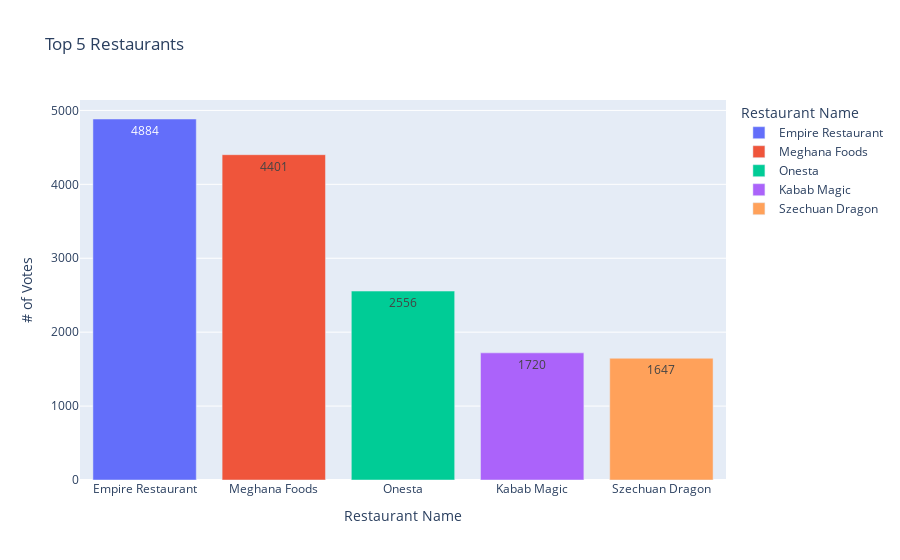

Notebook code cell kept with this figure:
### Code cell
fig = px.bar(top_5, x='name', y='votes', color = 'name', title = "Top 5 Restaurants", text_auto = True,
             labels = {"name": "Restaurant Name", "votes": "# of Votes"})
fig.show()

### Figure 1 — Plotly figure (JSON) as saved in the notebook; plotly's stock layout.template omitted (floating-point values rounded to 4 significant figures)
{"data": [{"alignmentgroup": "True", "hovertemplate": "Restaurant Name=%{x}<br># of Votes=%{y}<extra></extra>", "legendgroup": "Empire Restaurant", "marker": {"color": "#636efa", "pattern": {"shape": ""}}, "name": "Empire Restaurant", "offsetgroup": "Empire Restaurant", "orientation": "v", "showlegend": true, "textposition": "auto", "texttemplate": "%{y}", "type": "bar", "x": ["Empire Restaurant"], "xaxis": "x", "y": [4884], "yaxis": "y"}, {"alignmentgroup": "True", "hovertemplate": "Restaurant Name=%{x}<br># of Votes=%{y}<extra></extra>", "legendgroup": "Meghana Foods", "marker": {"color": "#EF553B", "pattern": {"shape": ""}}, "name": "Meghana Foods", "offsetgroup": "Meghana Foods", "orientation": "v", "showlegend": true, "textposition": "auto", "texttemplate": "%{y}", "type": "bar", "x": ["Meghana Foods"], "xaxis": "x", "y": [4401], "yaxis": "y"}, {"alignmentgroup": "True", "hovertemplate": "Restaurant Name=%{x}<br># of Votes=%{y}<extra></extra>", "legendgroup": "Onesta", "marker": {"color": "#00cc96", "pattern": {"shape": ""}}, "name": "Onesta", "offsetgroup": "Onesta", "orientation": "v", "showlegend": true, "textposition": "auto", "texttemplate": "%{y}", "type": "bar", "x": ["Onesta"], "xaxis": "x", "y": [2556], "yaxis": "y"}, {"alignmentgroup": "True", "hovertemplate": "Restaurant Name=%{x}<br># of Votes=%{y}<extra></extra>", "legendgroup": "Kabab Magic", "marker": {"color": "#ab63fa", "pattern": {"shape": ""}}, "name": "Kabab Magic", "offsetgroup": "Kabab Magic", "orientation": "v", "showlegend": true, "textposition": "auto", "texttemplate": "%{y}", "type": "bar", "x": ["Kabab Magic"], "xaxis": "x", "y": [1720], "yaxis": "y"}, {"alignmentgroup": "True", "hovertemplate": "Restaurant Name=%{x}<br># of Votes=%{y}<extra></extra>", "legendgroup": "Szechuan Dragon", "marker": {"color": "#FFA15A", "pattern": {"shape": ""}}, "name": "Szechuan Dragon", "offsetgroup": "Szechuan Dragon", "orientation": "v", "showlegend": true, "textposition": "auto", "texttemplate": "%{y}", "type": "bar", "x": ["Szechuan Dragon"], "xaxis": "x", "y": [1647], "yaxis": "y"}], "layout": {"autosize": true, "barmode": "relative", "legend": {"title": {"text": "Restaurant Name"}, "tracegroupgap": 0}, "title": {"text": "Top 5 Restaurants"}, "xaxis": {"anchor": "y", "autorange": true, "categoryarray": ["Empire Restaurant", "Meghana Foods", "Onesta", "Kabab Magic", "Szechuan Dragon"], "categoryorder": "array", "domain": [0, 1], "range": [-0.5, 4.5], "title": {"text": "Restaurant Name"}, "type": "category"}, "yaxis": {"anchor": "x", "autorange": true, "domain": [0, 1], "range": [0, 5141.0], "title": {"text": "# of Votes"}, "type": "linear"}}}
